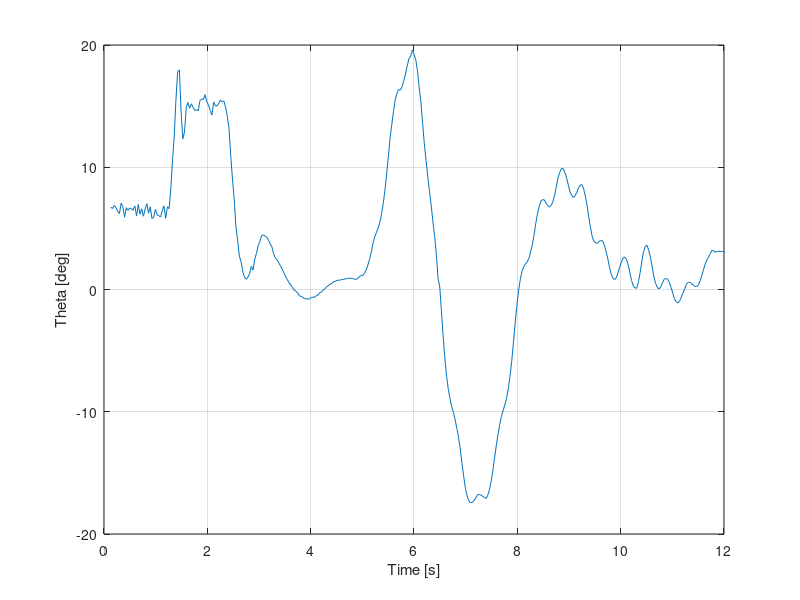
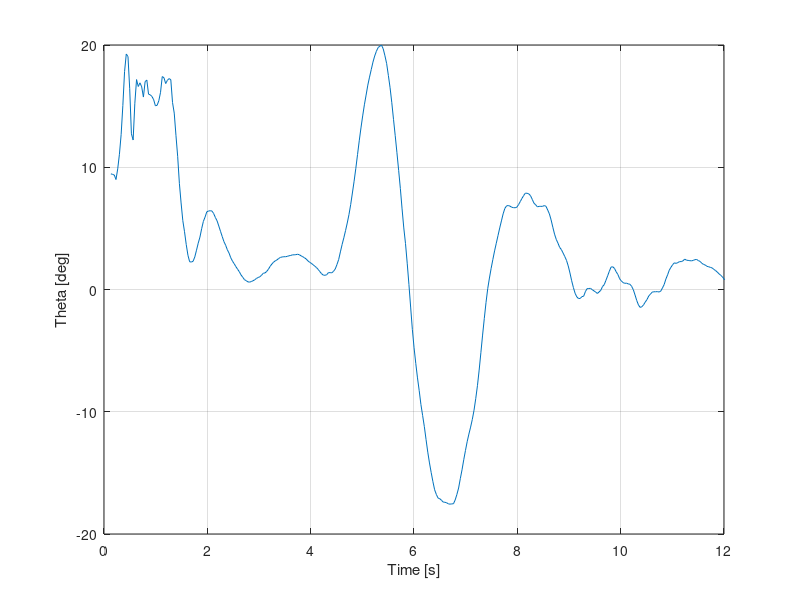
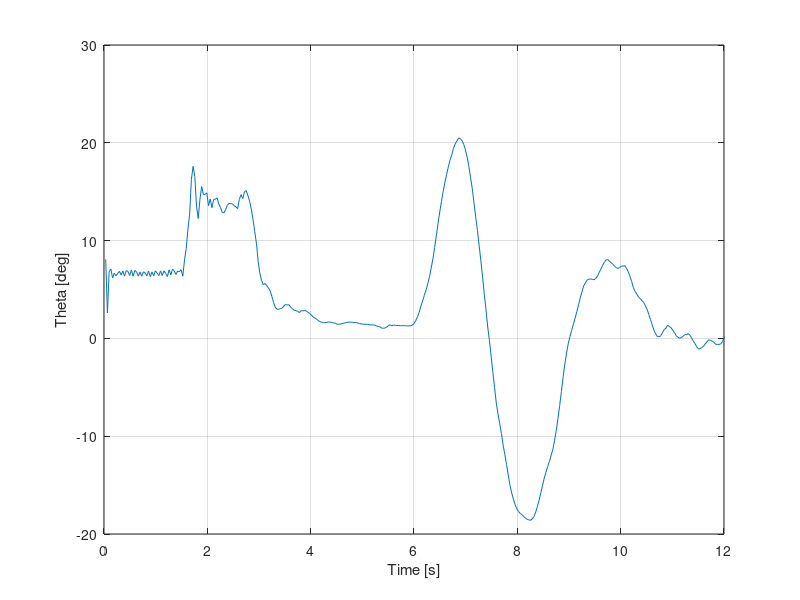
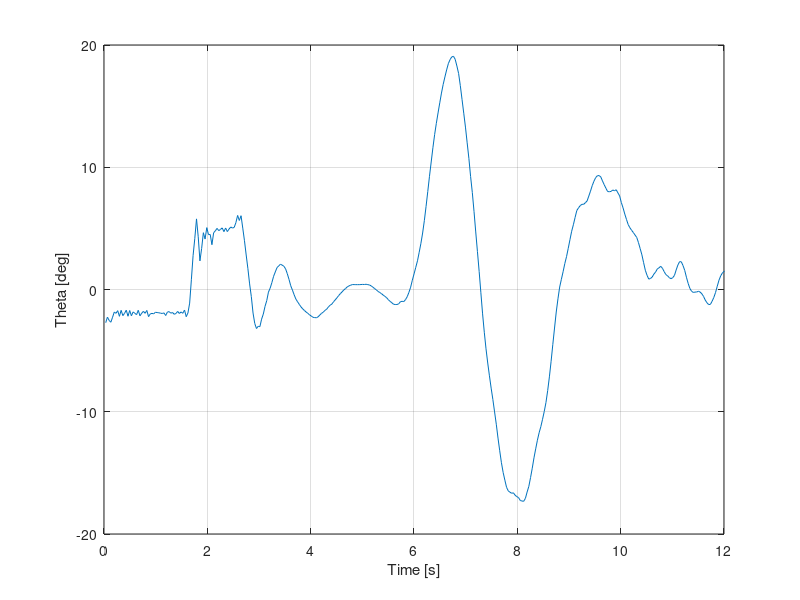

These figures' MATLAB source, in order:
data1QTS = csvread('1QTS.csv');
data8QTS = csvread('8QTS.csv');
data10QTS = csvread('10QTS.csv');
data13QTS = csvread('13QTS.csv');

data10STQ = csvread('STQ10.csv');
data11STQ = csvread('STQ11.csv');
data12STQ = csvread('STQ12.csv');
data14STQ = csvread('STQ14.csv');

t1QTS = data1QTS(:,1);
t8QTS = data8QTS(:,1);
t10QTS = data10QTS(:,1);
t13QTS = data13QTS(:,1);

t10STQ = data10STQ(:,1);
t11STQ = data11STQ(:,1);
t12STQ = data12STQ(:,1);
t14STQ = data14STQ(:,1);

x1QTS1 = data1QTS(:,2);
x8QTS1 = data8QTS(:,2);
x10QTS1 = data10QTS(:,2);
x13QTS1 = data13QTS(:,2);

x10STQ1 = data10STQ(:,2);
x11STQ1 = data11STQ(:,2);
x12STQ1 = data12STQ(:,2);
x14STQ1 = data14STQ(:,2);

y1QTS1 = data1QTS(:,3);
y8QTS1 = data8QTS(:,3);
y10QTS1 = data10QTS(:,3);
y13QTS1 = data13QTS(:,3);

y10STQ1 = data10STQ(:,3);
y11STQ1 = data11STQ(:,3);
y12STQ1 = data12STQ(:,3);
y14STQ1 = data14STQ(:,3);

x1QTS2 = data1QTS(:,4);
x8QTS2 = data8QTS(:,4);
x10QTS2 = data10QTS(:,4);
x13QTS2 = data13QTS(:,4);

x10STQ2 = data10STQ(:,4);
x11STQ2 = data11STQ(:,4);
x12STQ2 = data12STQ(:,4);
x14STQ2 = data14STQ(:,4);

y1QTS2 = data1QTS(:,5);
y8QTS2 = data8QTS(:,5);
y10QTS2 = data10QTS(:,5);
y13QTS2 = data13QTS(:,5);

y10STQ2 = data10STQ(:,5);
y11STQ2 = data11STQ(:,5);
y12STQ2 = data12STQ(:,5);
y14STQ2 = data14STQ(:,5);

angle1QTS = atan((x1QTS2-x1QTS1)./(y1QTS2-y1QTS1))*180/pi;
angle8QTS = atan((x8QTS2-x8QTS1)./(y8QTS2-y8QTS1))*180/pi;
angle10QTS = atan((x10QTS2-x10QTS1)./(y10QTS2-y10QTS1))*180/pi;
angle13QTS = atan((x13QTS2-x13QTS1)./(y13QTS2-y13QTS1))*180/pi;

angle10STQ = atan((x10STQ2-x10STQ1)./(y10STQ2-y10STQ1))*180/pi;
angle11STQ = atan((x11STQ2-x11STQ1)./(y11STQ2-y11STQ1))*180/pi;
angle12STQ = atan((x12STQ2-x12STQ1)./(y12STQ2-y12STQ1))*180/pi;
angle14STQ = atan((x14STQ2-x14STQ1)./(y14STQ2-y14STQ1))*180/pi;

x0=0;
y0=0;
plotwidth=500;
height=200;
xlim1 = 0;
xlim2 = 12;
lText = 'Measured angle';
lLoc = 'Location';
lPlacement = 'southwest';
yLabel = 'Theta [deg]';
xLabel = 'Time [s]';

figure(1)
plot(t1QTS(5:end),angle1QTS(5:end));
grid on
xlim([xlim1,xlim2]);
%legend(lText,lLoc,lPlacement);
xlabel(xLabel);
ylabel(yLabel);
set(gcf,'position',[x0,y0,plotwidth,height])
exportgraphics(gcf,'angle1QTS.pdf','ContentType','vector')

figure(2)
plot(t8QTS(5:end),angle8QTS(5:end));
grid on
xlim([xlim1,xlim2])
%legend(lText,lLoc,lPlacement);
xlabel(xLabel);
ylabel(yLabel);
set(gcf,'position',[x0,y0,plotwidth,height])
exportgraphics(gcf,'angle8QTS.pdf','ContentType','vector')

figure(3)
plot(t10QTS(5:end),angle10QTS(5:end));
grid on
xlim([xlim1,xlim2])
%legend(lText,lLoc,lPlacement);
xlabel(xLabel);
ylabel(yLabel);
set(gcf,'position',[x0,y0,plotwidth,height])
exportgraphics(gcf,'angle10QTS.pdf','ContentType','vector')

figure(4)
plot(t13QTS(5:end),angle13QTS(5:end));
grid on
xlim([xlim1,xlim2])
%legend(lText,lLoc,lPlacement);
xlabel(xLabel);
ylabel(yLabel);
set(gcf,'position',[x0,y0,plotwidth,height])
exportgraphics(gcf,'angle13QTS.pdf','ContentType','vector')

figure(5)
plot(t10STQ(5:end),angle10STQ(5:end));
grid on
xlim([xlim1,xlim2])
%legend(lText,lLoc,lPlacement);
xlabel(xLabel);
ylabel(yLabel);
set(gcf,'position',[x0,y0,plotwidth,height])
exportgraphics(gcf,'angle10STQ.pdf','ContentType','vector')

figure(6)
plot(t11STQ(5:end),angle11STQ(5:end));
grid on
xlim([xlim1,xlim2])
%legend(lText,lLoc,lPlacement);
xlabel(xLabel);
ylabel(yLabel);
set(gcf,'position',[x0,y0,plotwidth,height])
exportgraphics(gcf,'angle11STQ.pdf','ContentType','vector')

figure(7)
plot(t12STQ(5:end),angle12STQ(5:end));
grid on
xlim([xlim1,xlim2])
%legend(lText,lLoc,lPlacement);
xlabel(xLabel);
ylabel(yLabel);
set(gcf,'position',[x0,y0,plotwidth,height])
exportgraphics(gcf,'angle12STQ.pdf','ContentType','vector')

figure(8)
plot(t14STQ(5:end),angle14STQ(5:end));
grid on
xlim([xlim1,xlim2])
%legend(lText,lLoc,lPlacement);
xlabel(xLabel);
ylabel(yLabel);
set(gcf,'position',[x0,y0,plotwidth,height])
exportgraphics(gcf,'angle14STQ.pdf','ContentType','vector')